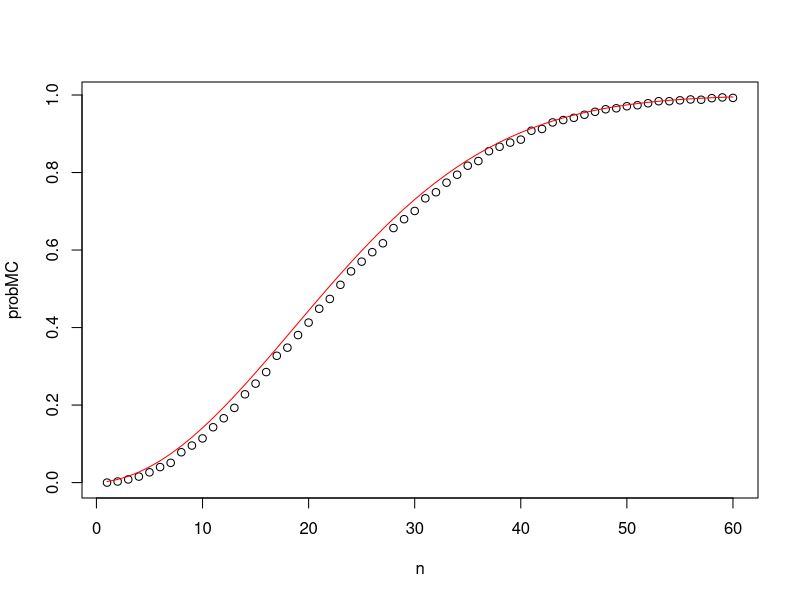

Reproduce this figure in R.
#Check if the required packages were installed and attached
packsAsked <- c()

insDemandIndex <- !(packsAsked %in% rownames(installed.packages()))
sapply(packsAsked[insDemandIndex], install.packages)

attDemandIndex <- !(packsAsked %in% .packages())
packsToAtt <- packsAsked[attDemandIndex]

for (i in packsToAtt){
  library(i, character.only = TRUE)
}

#start coding here

#configure the RNG to ensure the interoperability with the course material
set.seed(1986, sample.kind = "Rounding")

# Course 3 
#1.2 Combinations and Permutations
#3- sapply

#define groups from with one member to 60 members
n <- seq(1,60)

#write a function that runs Monte-Carlo to estimate the probability of at least two people
#having the same birthday for a given number of group
MonteCarlo <- function (n, count = 10000){
  same_day <- replicate(count, {
    bdays <- sample(1:365, n, replace = TRUE)
    any(duplicated(bdays))
  })
 mean(same_day)
}

#apply the function over each. Line temporarily commented to avoid time lost
probMC <- sapply(n, MonteCarlo)

#define the same function without the monte-carlo experiment
compute_prob <- function (Arg){
  #probability of NOT having a birthday for a new member of n membered group
  #goes (365/365)*(364/365)*(363/365)*(362/365)....
  prob_unique <- seq(365, 365-Arg)/365
  1-prod(prob_unique)
}

prob <- sapply(n, compute_prob)

#plot MonteCarlo over calculations
plot(n, probMC)
lines(n, prob, col = "red")